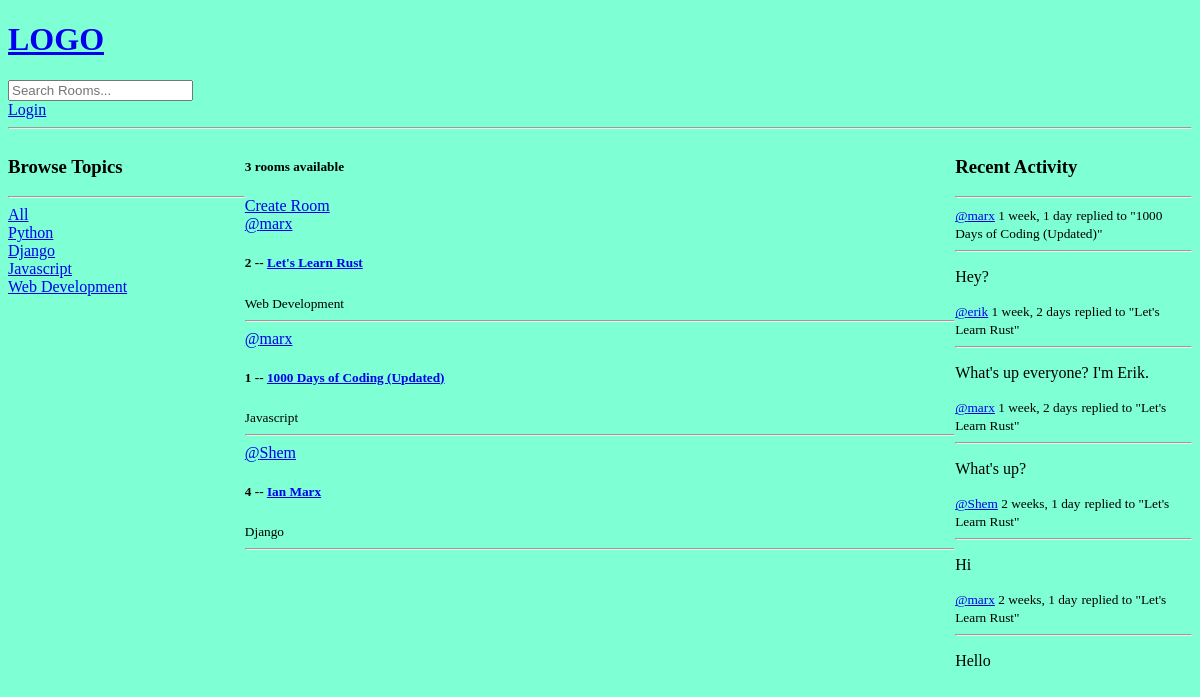
Before: / with the older database file.
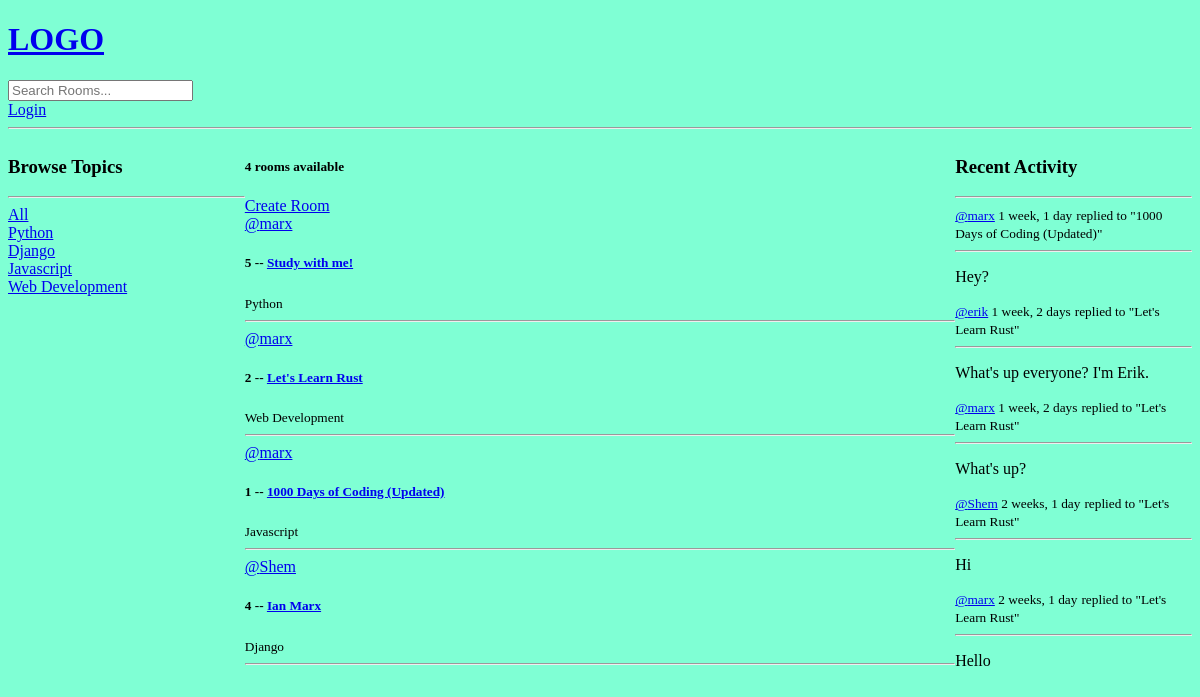
After: the same page with the newer database file.
### base/models.py (models this page shows, shortened)
class Topic(models.Model):
    name = models.CharField(max_length=200)

class Room(models.Model):
    host = models.ForeignKey(User, on_delete=models.SET_NULL, null=True)
    topic = models.ForeignKey(Topic, on_delete=models.SET_NULL, null=True)
    name = models.CharField(max_length=200)
    description = models.TextField(null = True, blank = True)
    participants = models.ManyToManyField(User, related_name='participants', blank=True)
    updated = models.DateTimeField(auto_now=True)
    created = models.DateTimeField(auto_now_add=True)
    class Meta:
        ordering = ['-updated', '-created']
    def __str__(self):
        return self.name

class Message(models.Model):
    user = models.ForeignKey(User, on_delete=models.CASCADE)
    room = models.ForeignKey(Room, on_delete=models.CASCADE)
    body = models.TextField()
    updated = models.DateTimeField(auto_now=True)
    created = models.DateTimeField(auto_now_add=True)
    class Meta:
        ordering = ['-updated', '-created'] #ordering new messages by the newest
    def __str__(self):
        return self.body[0:50] #we only want the 1st 50 characters

### base/views.py (the view)
# urls.py: path('', views.home, name='home'),
def home(request):
    q = request.GET.get('q') if request.GET.get('q') != None else '' #q is going to be equal to whatever we passed in the url
    rooms = Room.objects.filter(
        Q(topic__name__icontains = q) |
        Q(name__icontains = q) |
            Q(description__icontains = q)
        )
    topics = Topic.objects.all()
    room_count = rooms.count() #You can also use the python len() method
    room_messages = Message.objects.filter(Q(room__topic__name__icontains=q)) #grabbing all recent user messages
    context = {'rooms':rooms, 'topics': topics, 'room_count': room_count, 'room_messages': room_messages}
    return render(request, 'base/home.html', context)#Passing in a dictionary and specifying the value names

### base/templates/base/home.html (shortened to what this page needs)
<!DOCTYPE html>
<html lang="en">
<head>
</head>
<body>
    {% extends 'main.html' %}
    {% block content %}
    <div class="home-container">
        <div>
           {% include 'base/topics_component.html' %}
        </div>
        <div>
            <h5>{{room_count}} rooms available</h5>
            <a href="{% url 'create-room' %}">Create Room</a>
            {% include 'base/feed_component.html' %}
        </div>
       <div>
           {% include 'base/activity_component.html' %}
       </div>
    </div>
    {% endblock content %}

### base/templates/base/topics_component.html
<h3>Browse Topics</h3>
<hr>
<div>
    <a href="{% url 'home' %}">All</a>
</div>
{% for topic in topics %}
    <div>
        <a href="{% url 'home' %}?q={{topic.name}}">{{topic.name}}</a>
    </div>
{% endfor %}

### base/templates/base/feed_component.html (shortened to what this page needs)
<div>
    {% for room in rooms %}
        <div>
            <a href="{% url 'user-profile' room.host.id %}">@{{room.host.username}}</a>
            <h5>{{room.id}} -- <a href='{% url "room" room.id %}'>{{room.name}}</a></h5>
            <small>{{room.topic.name}}</small>
            <hr>
        </div>
    {% endfor %}
</div>

### base/templates/base/activity_component.html (shortened to what this page needs)
<h3>Recent Activity</h3>
<hr>
{% for message in room_messages %}
    <div>
        <small><a href="{% url 'user-profile' message.user.id %}">@{{message.user}}</a> {{message.created|timesince}}</small>
        <small>replied to "{{message.room}}"</small>
        <hr>
    <p>{{message}}</p>
    </div>
{% endfor %}

Changed rows visible on the page:
added Room: host.username "marx", id "5", name "Study with me!", topic.name "Python"
Other visible differences:
{{ room_count }}: "3" → "4"
